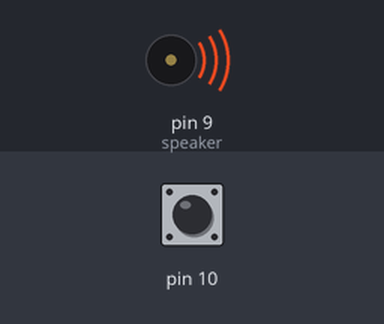
Recording of a sketch running on a simulated Arduino Uno, built with avr-gcc and run on an emulated ATmega328P. Parts: buzzer (waves = sounding). The inputs (shaded band) are chosen by the test bench; at power-on: pin 10 HIGH. At 19.2 s the program stops and its outputs stay as they are.

Above: at 0.8 s.
Timing chart, 0 to 8.3 s (numbered marks = the images above):
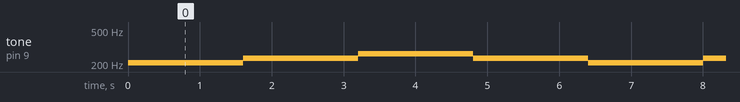

The sketch:

scary_monsters_bass.ino
```cpp
#define _B0  31
#define _C1  33
#define _CS1 35
#define _D1  37
#define _DS1 39
#define _E1  41
#define _F1  44
#define _FS1 46
#define _G1  49
#define _GS1 52
#define _A1  55
#define _AS1 58
#define _B1  62
#define _C2  65
#define _CS2 69
#define _D2  73
#define _DS2 78
#define _E2  82
#define _F2  87
#define _FS2 93
#define _G2  98
#define _GS2 104
#define _A2  110
#define _AS2 117
#define _B2  123
#define _C3  131
#define _CS3 139
#define _D3  147
#define _DS3 156
#define _E3  165
#define _F3  175
#define _FS3 185
#define _G3  196
#define _GS3 208
#define _A3  220
#define _AS3 233
#define _B3  247
#define _C4  262
#define _CS4 277
#define _D4  294
#define _DS4 311
#define _E4  330
#define _F4  349
#define _FS4 370
#define _G4  392
#define _GS4 415
#define _A4  440
#define _AS4 466
#define _B4  494
#define _C5  523
#define _CS5 554
#define _D5  587
#define _DS5 622
#define _E5  659
#define _F5  698
#define _FS5 740
#define _G5  784
#define _GS5 831
#define _A5  880
#define _AS5 932
#define _B5  988
#define _C6  1047
#define _CS6 1109
#define _D6  1175
#define _DS6 1245
#define _E6  1319
#define _F6  1397
#define _FS6 1480
#define _G6  1568
#define _GS6 1661
#define _A6  1760
#define _AS6 1865
#define _B6  1976
#define _C7  2093
#define _CS7 2217
#define _D7  2349
#define _DS7 2489
#define _E7  2637
#define _F7  2794
#define _FS7 2960
#define _G7  3136
#define _GS7 3322
#define _A7  3520
#define _AS7 3729
#define _B7  3951
#define _C8  4186
#define _CS8 4435
#define _D8  4699
#define _DS8 4978


#define speaker 9
int music[] = { _GS3, _AS3, _C4, _AS3 };
int note_length = 200*8, notes = 4;


void setup()
{
  pinMode(speaker, OUTPUT);
  pinMode(10, INPUT);
  digitalWrite(speaker, HIGH);
}

void loop()
{
  //wait for the signal to start bass
  while(!digitalRead(10));

  while(1)
  {
    for(int i = 0; i < notes; i++)
    {
      tone(speaker, music[i]);
      delay(note_length);
    }
  }

}
```

Measured:
- by itself, tone on pin 9 (speaker): repeats every 6.4 s: 233 Hz 1.6 s, 262 Hz 1.6 s, 233 Hz 1.6 s, 208 Hz 1.6 s
